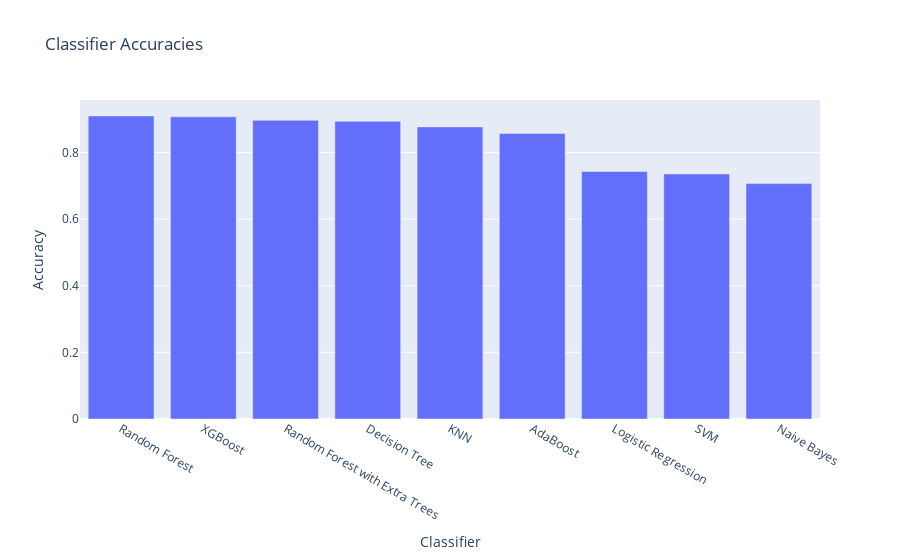

Here is the notebook cell this chart was saved with:
### Code cell
df = df.sort_values(by = ['Accuracy'] , ascending = False)

fig = px.bar(df, x='Model', y='Accuracy', 
             labels={'Model': 'Classifier', 'Accuracy': 'Accuracy'},
             title='Classifier Accuracies')

fig.show()

### Figure 1 — Plotly figure (JSON) as saved in the notebook; plotly's stock layout.template omitted (floating-point values rounded to 4 significant figures)
{"data": [{"alignmentgroup": "True", "hovertemplate": "Classifier=%{x}<br>Accuracy=%{y}<extra></extra>", "legendgroup": "", "marker": {"color": "#636efa", "pattern": {"shape": ""}}, "name": "", "offsetgroup": "", "orientation": "v", "showlegend": false, "textposition": "auto", "type": "bar", "x": ["Random Forest", "XGBoost", "Random Forest with Extra Trees", "Decision Tree", "KNN", "AdaBoost", "Logistic Regression", "SVM", "Naive Bayes"], "xaxis": "x", "y": [0.9095, 0.9068, 0.8964, 0.8934, 0.8767, 0.8567, 0.7429, 0.7354, 0.7065], "yaxis": "y"}], "layout": {"barmode": "relative", "legend": {"tracegroupgap": 0}, "title": {"text": "Classifier Accuracies"}, "xaxis": {"anchor": "y", "domain": [0, 1], "title": {"text": "Classifier"}}, "yaxis": {"anchor": "x", "domain": [0, 1], "title": {"text": "Accuracy"}}}}
